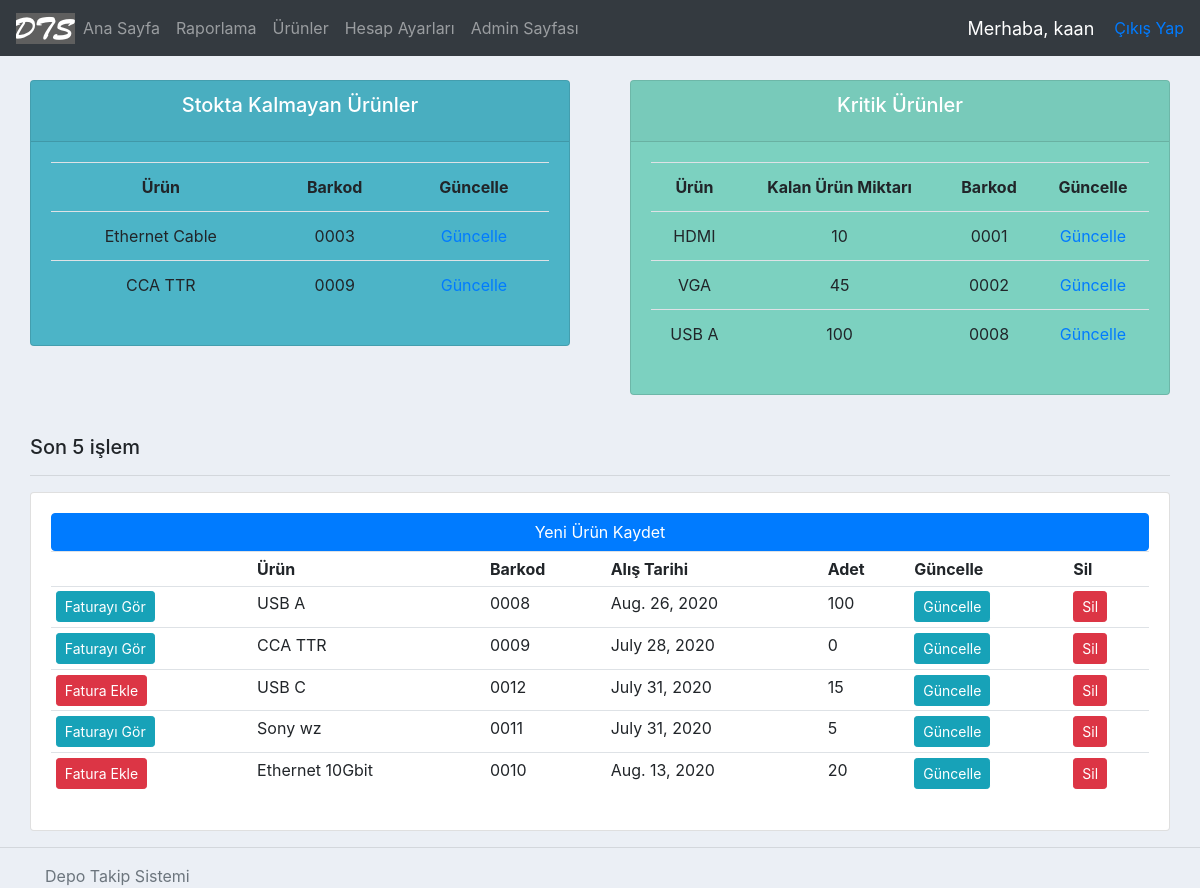
/ (signed in), run on an earlier commit of the app's database.
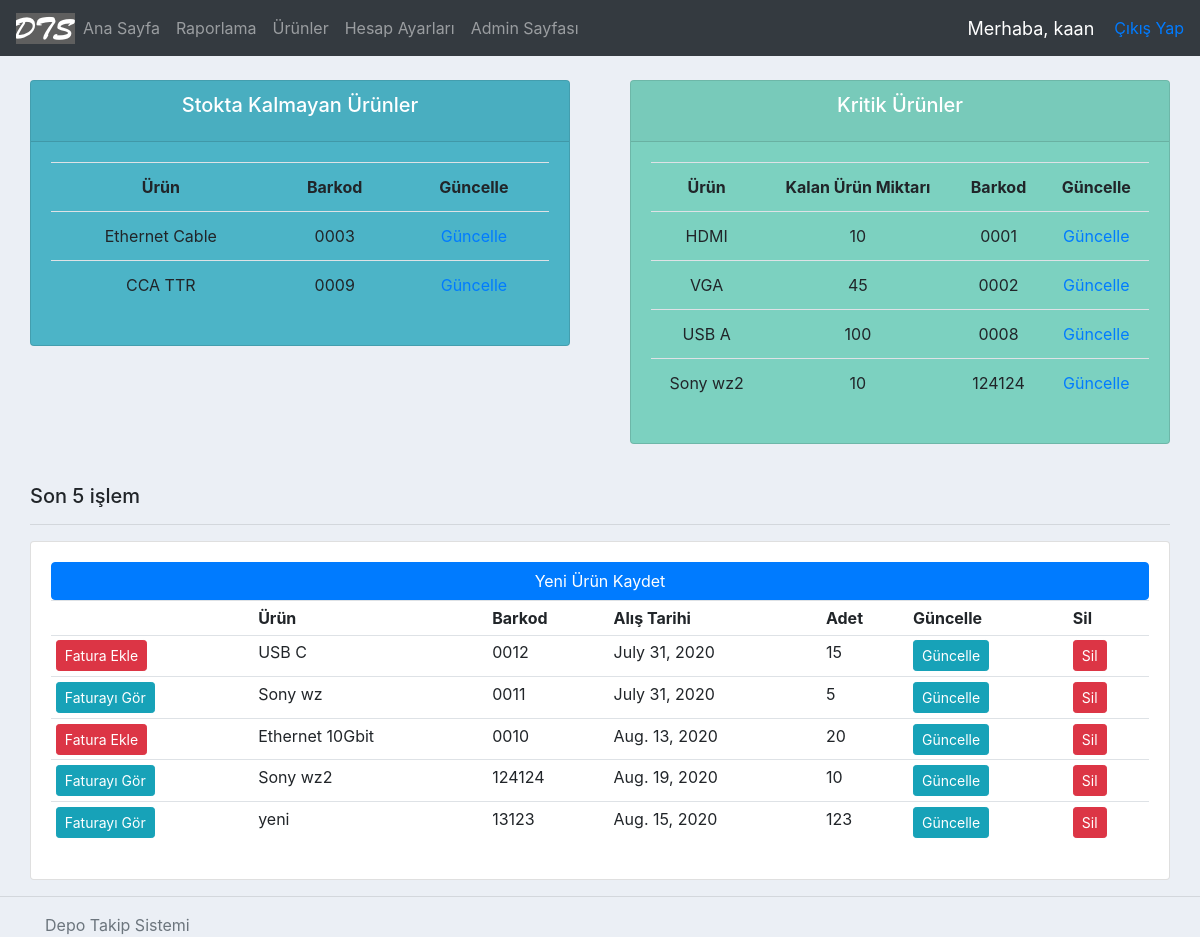
And on a later commit of the database.
### accounts/models.py (models this page shows, shortened)
class Product(models.Model):
    name = models.CharField(max_length=200)
    barcode = models.CharField(max_length=48)
    code = models.CharField(max_length=255)
    criticalStock = models.BooleanField(default=False) #kritik stok
    criticalStockAmt = models.IntegerField(null=True, blank=True)
    photo = models.ImageField(blank=True, null=True)
    vendor = models.CharField(max_length=200) #alınan firma
    dateBought = models.DateField(null=True) #satın alınan tarih
    regDate = models.DateTimeField( auto_now_add=True, null=True ) #ürünün kayıt edildiği tarih
    price = models.FloatField() #ürünün fiyatı
    amount = models.IntegerField() #ürünün adeti
    category = models.CharField(max_length=200) #ürünün kategorisi
    brand = models.CharField(max_length = 200) #ürünün markası
    model = models.CharField(max_length = 200, blank=True, null=True)
    description = models.CharField(max_length = 400, blank=True, null=True) #açıklama
    editor = models.CharField(max_length = 200) #ürünü kaydeden/silen kullanıcı
    invoice = models.OneToOneField('Invoice', on_delete=models.CASCADE, related_name="fatura", null=True, blank=True )

### accounts/views.py (the view)
# urls.py: 2. Add a URL to urlpatterns:  path('', views.home, name='home')
@login_required(login_url='login')
def home(request):
    products = Product.objects.all()
    invoices = Invoice.objects.all()
    criticalProducts = []
    outOfStock = []
    for product in products:
        if product.criticalStock and product.criticalStockAmt != None and product.amount <= product.criticalStockAmt:
            criticalProducts.append(product)
        if product.amount == 0:
            outOfStock.append(product)
    sum = 0
    for product in products:
        sum += product.price * product.amount
    start = 5
    if products.count() <= 5:
        start = 0
    else:
        start = products.count() - 5
    context = { 'products': products[ start :], 'invoices': invoices, 'sum': sum,
                'criticalProducts': criticalProducts, 'outOfStock' : outOfStock }
    return render( request, 'accounts/dashboard.html',  context )

### accounts/templates/accounts/dashboard.html
{%  extends 'accounts/main.html' %}
{% block content %}
{%  include 'accounts/status.html' %}
<br>
	<div class="col-md">
		<h5>Son 5 işlem</h5>
		<hr>
		<div class="card card-body">
			<div class="btn-group" role="group" aria-label="Basic example">
				<a class="btn btn-primary" href="{% url 'addProduct' %}">Yeni Ürün Kaydet</a>
			</div>
			<table class="table table-sm">
				<tr>
					<th></th>
					<th>Ürün</th>
					<th>Barkod</th>
					<th>Alış Tarihi</th>
					<th>Adet</th>
					<th>Güncelle</th>
					<th>Sil</th>
				</tr>
				{% for product in products %}
				<tr>
					{% if product.invoice is not Null %}
						<td><a class="btn btn-sm btn-info" href="{% url 'invoice-path' product.invoice.id %}">Faturayı Gör</a></td>
					{% else %}
						<td><a class="btn btn-sm btn-danger" href="{% url 'addInvoice' product.id %}">Fatura Ekle</a></td>
					{% endif %}
					<td>{{product.name}}</td>
					<td>{{product.barcode}}</td>
					<td>{{product.dateBought}}</td>
					<td>{{product.amount}}</td>
					<td><a class="btn btn-sm btn-info" href="{% url 'updateProduct' product.id %}">Güncelle</a></td>
					<td><a class="btn btn-sm btn-danger" href="{% url 'deleteProduct' product.id %}">Sil</a></td>
				</tr>
				{% endfor %}
			</table>
		</div>
	</div>
</div>
{% endblock %}

### accounts/templates/accounts/status.html
<br>
<div class="row">
	<div class="col">
		<div class="col-md">
			<div class="card text-center text-white  mb-3" id="total-orders">
			  	<div class="card-header">
			  		<h5 class="card-title">Stokta Kalmayan Ürünler</h5>
			  	</div>
				<div class="card-body">
					{% if outOfStock|length == 0 %}
					<p>Stokta kalmayan ürün yok.</p>
					{% else %}
			    	<table class="card-table table">
						<tr>
							<th>Ürün</th>
							<th>Barkod</th>
							<th>Güncelle</th>
						</tr>
						{% for product in outOfStock %}
						<tr>
							<td>{{product.name}}</td>
							<td>{{product.barcode}}</td>
							<td><a href="{% url 'updateProduct' product.id %}">Güncelle</a></td>
						</tr>
						{% endfor %}
					</table>
					{% endif %}
			  	</div>
			</div>
		</div>
	</div>
	<div class="col">
		<div class="col-md">
			<div class="card text-center text-white  mb-3" id="orders-pending">
			  	<div class="card-header">
			  		<h5 class="card-title">Kritik Ürünler</h5>
			  	</div>
			  	<div class="card-body">
			    	<table class="card-table table">
						<tr>
							<th>Ürün</th>
							<th>Kalan Ürün Miktarı</th>
							<th>Barkod</th>
							<th>Güncelle</th>
						</tr>
						{% for criticalProduct in criticalProducts %}
						<tr>
							<td>{{criticalProduct.name}}</td>
							<td>{{criticalProduct.amount}}</td>
							<td>{{criticalProduct.barcode}}</td>
							<td><a href="{% url 'updateProduct' criticalProduct.id %}">Güncelle</a></td>
						</tr>
						{% endfor %}
					</table>
			  	</div>
			</div>
		</div>
	</div>
</div>

What changed in the data, as far as the page shows it:
no longer on one of the page's lists (row unchanged): Product: name "CCA TTR", barcode "0009", dateBought "July 28, 2020", amount "0"
no longer on one of the page's lists (row unchanged): Product: name "USB A", barcode "0008", dateBought "Aug. 26, 2020", amount "100"
added Product: name "Sony wz2", amount "10", barcode "124124", shows "Faturayı Gör", dateBought "Aug. 19, 2020"
added Product: shows "Faturayı Gör", name "yeni", barcode "13123", dateBought "Aug. 15, 2020", amount "123", shown under "Son 5 işlem"
